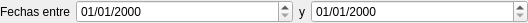
<?xml version="1.0" encoding="UTF-8"?>
<ui version="4.0">
 <class>Form</class>
 <widget class="QWidget" name="Form">
  <property name="geometry">
   <rect>
    <x>0</x>
    <y>0</y>
    <width>528</width>
    <height>23</height>
   </rect>
  </property>
  <property name="windowTitle">
   <string>Form</string>
  </property>
  <layout class="QGridLayout" name="gridLayout">
   <property name="margin">
    <number>0</number>
   </property>
   <item row="0" column="3">
    <widget class="DBDateTimeEdit" name="dbDateTimeEdit_2">
     <property name="displayFormat">
      <string>dd/MM/yyyy</string>
     </property>
     <property name="fieldName">
      <string>fecha</string>
     </property>
     <property name="reportParameterBinding">
      <string>P_FECHA_FIN</string>
     </property>
    </widget>
   </item>
   <item row="0" column="0">
    <widget class="QLabel" name="label">
     <property name="sizePolicy">
      <sizepolicy hsizetype="Maximum" vsizetype="Preferred">
       <horstretch>0</horstretch>
       <verstretch>0</verstretch>
      </sizepolicy>
     </property>
     <property name="text">
      <string>Fechas entre</string>
     </property>
    </widget>
   </item>
   <item row="0" column="1">
    <widget class="DBDateTimeEdit" name="dbDateTimeEdit">
     <property name="displayFormat">
      <string>dd/MM/yyyy</string>
     </property>
     <property name="fieldName">
      <string>fecha</string>
     </property>
     <property name="reportParameterBinding">
      <string>P_FECHA_INICIO</string>
     </property>
    </widget>
   </item>
   <item row="0" column="2">
    <widget class="QLabel" name="label_2">
     <property name="sizePolicy">
      <sizepolicy hsizetype="Maximum" vsizetype="Preferred">
       <horstretch>0</horstretch>
       <verstretch>0</verstretch>
      </sizepolicy>
     </property>
     <property name="text">
      <string>y</string>
     </property>
    </widget>
   </item>
  </layout>
 </widget>
 <customwidgets>
  <customwidget>
   <class>DBDateTimeEdit</class>
   <extends>QDateTimeEdit</extends>
   <header>widgets/dbdatetimeedit.h</header>
  </customwidget>
 </customwidgets>
 <resources/>
 <connections/>
</ui>
